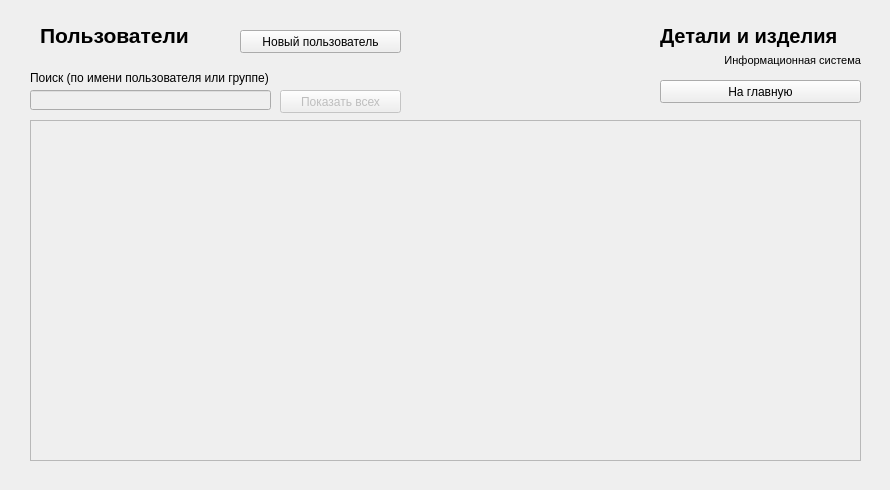
<?xml version="1.0" encoding="UTF-8"?>
<ui version="4.0">
 <class>UsersWindow</class>
 <widget class="QMainWindow" name="UsersWindow">
  <property name="geometry">
   <rect>
    <x>0</x>
    <y>0</y>
    <width>890</width>
    <height>490</height>
   </rect>
  </property>
  <property name="windowTitle">
   <string>MainWindow</string>
  </property>
  <widget class="QWidget" name="centralwidget">
   <widget class="QScrollArea" name="UsersList">
    <property name="geometry">
     <rect>
      <x>30</x>
      <y>120</y>
      <width>831</width>
      <height>341</height>
     </rect>
    </property>
    <property name="widgetResizable">
     <bool>true</bool>
    </property>
    <widget class="QWidget" name="UsersListContent">
     <property name="geometry">
      <rect>
       <x>0</x>
       <y>0</y>
       <width>829</width>
       <height>339</height>
      </rect>
     </property>
     <layout class="QVBoxLayout" name="verticalLayout_2"/>
    </widget>
   </widget>
   <widget class="QPushButton" name="NewUserButton">
    <property name="geometry">
     <rect>
      <x>240</x>
      <y>30</y>
      <width>161</width>
      <height>23</height>
     </rect>
    </property>
    <property name="text">
     <string>Новый пользователь</string>
    </property>
   </widget>
   <widget class="QLabel" name="label_6">
    <property name="geometry">
     <rect>
      <x>660</x>
      <y>50</y>
      <width>201</width>
      <height>21</height>
     </rect>
    </property>
    <property name="font">
     <font>
      <pointsize>8</pointsize>
     </font>
    </property>
    <property name="text">
     <string>Информационная система</string>
    </property>
    <property name="alignment">
     <set>Qt::AlignRight|Qt::AlignTrailing|Qt::AlignVCenter</set>
    </property>
   </widget>
   <widget class="QLabel" name="label_5">
    <property name="geometry">
     <rect>
      <x>660</x>
      <y>20</y>
      <width>201</width>
      <height>31</height>
     </rect>
    </property>
    <property name="font">
     <font>
      <pointsize>15</pointsize>
      <weight>75</weight>
      <bold>true</bold>
     </font>
    </property>
    <property name="text">
     <string>Детали и изделия</string>
    </property>
   </widget>
   <widget class="QPushButton" name="CloseButton">
    <property name="geometry">
     <rect>
      <x>660</x>
      <y>80</y>
      <width>201</width>
      <height>23</height>
     </rect>
    </property>
    <property name="text">
     <string>На главную</string>
    </property>
   </widget>
   <widget class="QLabel" name="label">
    <property name="geometry">
     <rect>
      <x>40</x>
      <y>20</y>
      <width>171</width>
      <height>31</height>
     </rect>
    </property>
    <property name="font">
     <font>
      <pointsize>16</pointsize>
      <weight>75</weight>
      <bold>true</bold>
     </font>
    </property>
    <property name="text">
     <string>Пользователи</string>
    </property>
   </widget>
   <widget class="QLineEdit" name="SearchInput">
    <property name="enabled">
     <bool>false</bool>
    </property>
    <property name="geometry">
     <rect>
      <x>30</x>
      <y>90</y>
      <width>241</width>
      <height>20</height>
     </rect>
    </property>
   </widget>
   <widget class="QLabel" name="label_2">
    <property name="geometry">
     <rect>
      <x>30</x>
      <y>70</y>
      <width>351</width>
      <height>16</height>
     </rect>
    </property>
    <property name="text">
     <string>Поиск (по имени пользователя или группе)</string>
    </property>
   </widget>
   <widget class="QPushButton" name="ResetSearchButton">
    <property name="enabled">
     <bool>false</bool>
    </property>
    <property name="geometry">
     <rect>
      <x>280</x>
      <y>90</y>
      <width>121</width>
      <height>23</height>
     </rect>
    </property>
    <property name="text">
     <string>Показать всех</string>
    </property>
   </widget>
  </widget>
 </widget>
 <resources/>
 <connections/>
</ui>
